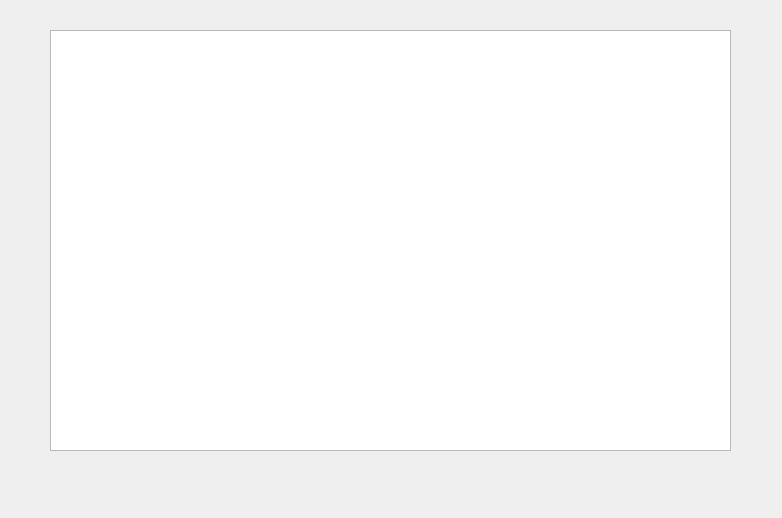
<?xml version="1.0" encoding="UTF-8"?>
<ui version="4.0">
 <class>Statistics</class>
 <widget class="QWidget" name="Statistics">
  <property name="geometry">
   <rect>
    <x>0</x>
    <y>0</y>
    <width>782</width>
    <height>518</height>
   </rect>
  </property>
  <property name="windowTitle">
   <string>Form</string>
  </property>
  <widget class="QListWidget" name="listWidget">
   <property name="geometry">
    <rect>
     <x>50</x>
     <y>30</y>
     <width>681</width>
     <height>421</height>
    </rect>
   </property>
  </widget>
 </widget>
 <resources/>
 <connections/>
</ui>
